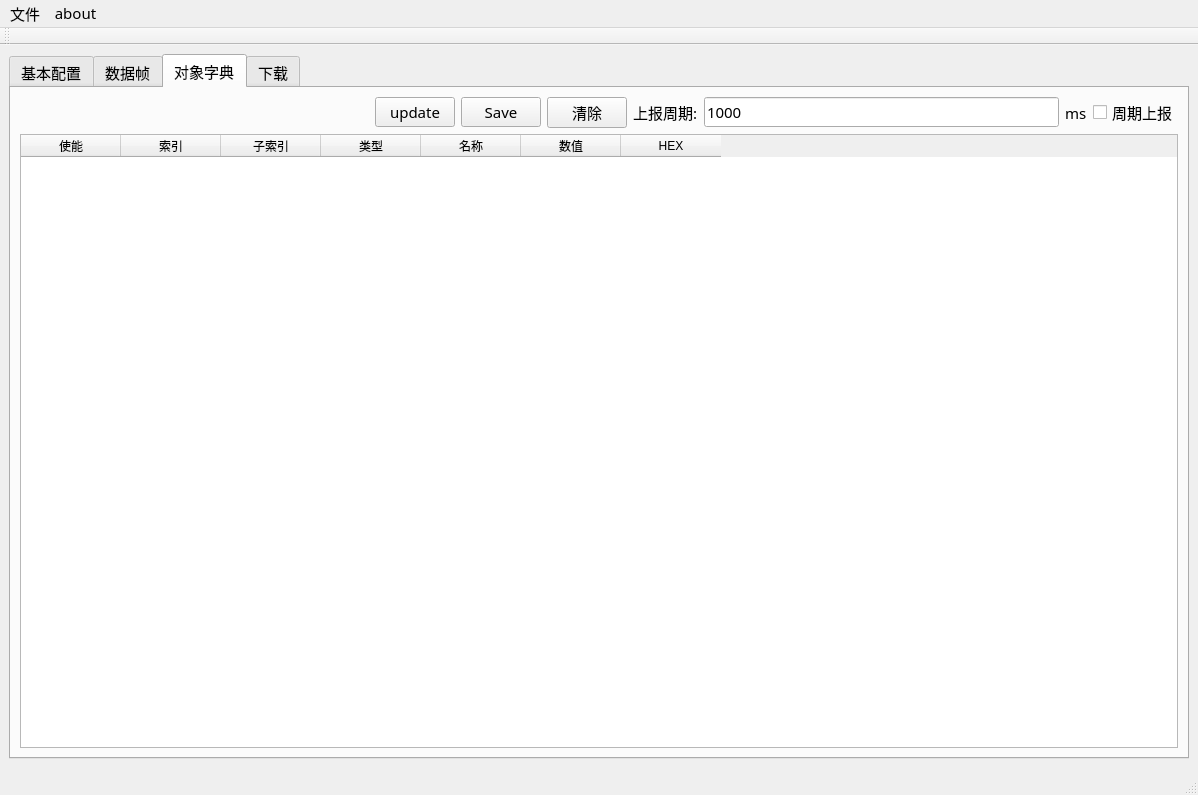
<?xml version="1.0" encoding="UTF-8"?>
<ui version="4.0">
 <class>MainWindow</class>
 <widget class="QMainWindow" name="MainWindow">
  <property name="geometry">
   <rect>
    <x>0</x>
    <y>0</y>
    <width>1198</width>
    <height>795</height>
   </rect>
  </property>
  <property name="font">
   <font>
    <family>仿宋</family>
    <pointsize>11</pointsize>
   </font>
  </property>
  <property name="windowTitle">
   <string>安全控制器监控系统</string>
  </property>
  <widget class="QWidget" name="centralwidget">
   <layout class="QGridLayout" name="gridLayout">
    <item row="1" column="0">
     <widget class="QTabWidget" name="tabWidget">
      <property name="currentIndex">
       <number>2</number>
      </property>
      <widget class="QWidget" name="tab_4">
       <attribute name="title">
        <string>基本配置</string>
       </attribute>
       <layout class="QHBoxLayout" name="horizontalLayout_9">
        <item>
         <layout class="QVBoxLayout" name="verticalLayout_4">
          <item>
           <spacer name="verticalSpacer_2">
            <property name="orientation">
             <enum>Qt::Vertical</enum>
            </property>
            <property name="sizeHint" stdset="0">
             <size>
              <width>20</width>
              <height>211</height>
             </size>
            </property>
           </spacer>
          </item>
          <item>
           <layout class="QHBoxLayout" name="horizontalLayout_5">
            <item>
             <widget class="QLabel" name="label_9">
              <property name="text">
               <string>设  备：</string>
              </property>
             </widget>
            </item>
            <item>
             <widget class="QComboBox" name="comboBox_2">
              <item>
               <property name="text">
                <string>USBCAN-2I/2</string>
               </property>
              </item>
              <item>
               <property name="text">
                <string>USBCN-I/I+</string>
               </property>
              </item>
              <item>
               <property name="text">
                <string>CANalyst-II</string>
               </property>
              </item>
             </widget>
            </item>
           </layout>
          </item>
          <item>
           <layout class="QHBoxLayout" name="horizontalLayout_6">
            <item>
             <widget class="QLabel" name="label_6">
              <property name="text">
               <string>波特率：</string>
              </property>
             </widget>
            </item>
            <item>
             <widget class="QComboBox" name="comboBox">
              <property name="currentText">
               <string>125kbs</string>
              </property>
              <item>
               <property name="text">
                <string>125kbs</string>
               </property>
              </item>
              <item>
               <property name="text">
                <string>250kbs</string>
               </property>
              </item>
              <item>
               <property name="text">
                <string>500kbs</string>
               </property>
              </item>
              <item>
               <property name="text">
                <string>800kbs</string>
               </property>
              </item>
              <item>
               <property name="text">
                <string>1000kbs</string>
               </property>
              </item>
             </widget>
            </item>
           </layout>
          </item>
          <item>
           <layout class="QHBoxLayout" name="horizontalLayout_7">
            <item>
             <widget class="QLabel" name="label_7">
              <property name="text">
               <string>通  道：</string>
              </property>
             </widget>
            </item>
            <item>
             <spacer name="horizontalSpacer_5">
              <property name="orientation">
               <enum>Qt::Horizontal</enum>
              </property>
              <property name="sizeHint" stdset="0">
               <size>
                <width>40</width>
                <height>20</height>
               </size>
              </property>
             </spacer>
            </item>
            <item>
             <widget class="QSpinBox" name="spinBox">
              <property name="maximum">
               <number>1</number>
              </property>
             </widget>
            </item>
           </layout>
          </item>
          <item>
           <layout class="QHBoxLayout" name="horizontalLayout_8">
            <item>
             <widget class="QLabel" name="label_8">
              <property name="text">
               <string>索  引：</string>
              </property>
             </widget>
            </item>
            <item>
             <spacer name="horizontalSpacer_6">
              <property name="orientation">
               <enum>Qt::Horizontal</enum>
              </property>
              <property name="sizeHint" stdset="0">
               <size>
                <width>40</width>
                <height>20</height>
               </size>
              </property>
             </spacer>
            </item>
            <item>
             <widget class="QSpinBox" name="spinBox_2">
              <property name="maximum">
               <number>3</number>
              </property>
             </widget>
            </item>
           </layout>
          </item>
          <item>
           <layout class="QHBoxLayout" name="horizontalLayout">
            <item>
             <spacer name="horizontalSpacer">
              <property name="orientation">
               <enum>Qt::Horizontal</enum>
              </property>
              <property name="sizeHint" stdset="0">
               <size>
                <width>40</width>
                <height>20</height>
               </size>
              </property>
             </spacer>
            </item>
            <item>
             <widget class="QPushButton" name="pushButton_Connect">
              <property name="text">
               <string>connect</string>
              </property>
             </widget>
            </item>
            <item>
             <widget class="QPushButton" name="pushButton_start">
              <property name="text">
               <string>start</string>
              </property>
             </widget>
            </item>
           </layout>
          </item>
          <item>
           <spacer name="verticalSpacer_3">
            <property name="orientation">
             <enum>Qt::Vertical</enum>
            </property>
            <property name="sizeHint" stdset="0">
             <size>
              <width>20</width>
              <height>211</height>
             </size>
            </property>
           </spacer>
          </item>
         </layout>
        </item>
        <item>
         <spacer name="horizontalSpacer_8">
          <property name="orientation">
           <enum>Qt::Horizontal</enum>
          </property>
          <property name="sizeHint" stdset="0">
           <size>
            <width>567</width>
            <height>20</height>
           </size>
          </property>
         </spacer>
        </item>
       </layout>
      </widget>
      <widget class="QWidget" name="tab">
       <attribute name="title">
        <string>数据帧</string>
       </attribute>
       <layout class="QVBoxLayout" name="verticalLayout_2">
        <item>
         <layout class="QHBoxLayout" name="horizontalLayout_3">
          <item>
           <widget class="QLabel" name="label">
            <property name="text">
             <string>MIN:0x</string>
            </property>
           </widget>
          </item>
          <item>
           <widget class="QLineEdit" name="lineEdit_filter_min">
            <property name="text">
             <string>0</string>
            </property>
           </widget>
          </item>
          <item>
           <spacer name="horizontalSpacer_3">
            <property name="orientation">
             <enum>Qt::Horizontal</enum>
            </property>
            <property name="sizeHint" stdset="0">
             <size>
              <width>40</width>
              <height>20</height>
             </size>
            </property>
           </spacer>
          </item>
          <item>
           <widget class="QLabel" name="label_4">
            <property name="text">
             <string>MAX:0x</string>
            </property>
           </widget>
          </item>
          <item>
           <widget class="QLineEdit" name="lineEdit_filter_max">
            <property name="text">
             <string>FFFF</string>
            </property>
           </widget>
          </item>
         </layout>
        </item>
        <item>
         <widget class="QTableWidget" name="tableWidget_Frame">
          <column>
           <property name="text">
            <string>序号</string>
           </property>
          </column>
          <column>
           <property name="text">
            <string>时间标识</string>
           </property>
           <property name="font">
            <font>
             <weight>50</weight>
             <bold>false</bold>
            </font>
           </property>
          </column>
          <column>
           <property name="text">
            <string>方向</string>
           </property>
          </column>
          <column>
           <property name="text">
            <string>帧ID</string>
           </property>
           <property name="font">
            <font>
             <weight>50</weight>
             <bold>false</bold>
            </font>
           </property>
          </column>
          <column>
           <property name="text">
            <string>数据长度</string>
           </property>
           <property name="font">
            <font>
             <weight>50</weight>
             <bold>false</bold>
            </font>
           </property>
          </column>
          <column>
           <property name="text">
            <string>数据（十六进制）</string>
           </property>
           <property name="font">
            <font>
             <weight>50</weight>
             <bold>false</bold>
            </font>
           </property>
          </column>
         </widget>
        </item>
       </layout>
      </widget>
      <widget class="QWidget" name="tab_2">
       <attribute name="title">
        <string>对象字典</string>
       </attribute>
       <layout class="QVBoxLayout" name="verticalLayout">
        <item>
         <layout class="QHBoxLayout" name="horizontalLayout_2">
          <item>
           <spacer name="horizontalSpacer_2">
            <property name="orientation">
             <enum>Qt::Horizontal</enum>
            </property>
            <property name="sizeHint" stdset="0">
             <size>
              <width>40</width>
              <height>20</height>
             </size>
            </property>
           </spacer>
          </item>
          <item>
           <widget class="QPushButton" name="pushButton_update">
            <property name="text">
             <string>update</string>
            </property>
           </widget>
          </item>
          <item>
           <widget class="QPushButton" name="pushButton_save">
            <property name="text">
             <string>Save</string>
            </property>
           </widget>
          </item>
          <item>
           <widget class="QPushButton" name="pushButton_clear">
            <property name="text">
             <string>清除</string>
            </property>
           </widget>
          </item>
          <item>
           <widget class="QLabel" name="label_3">
            <property name="text">
             <string>上报周期:</string>
            </property>
           </widget>
          </item>
          <item>
           <widget class="QLineEdit" name="lineEdit_UploadPeriod">
            <property name="text">
             <string>1000</string>
            </property>
           </widget>
          </item>
          <item>
           <widget class="QLabel" name="label_2">
            <property name="text">
             <string>ms</string>
            </property>
           </widget>
          </item>
          <item>
           <widget class="QCheckBox" name="checkBox_Upload">
            <property name="text">
             <string>周期上报</string>
            </property>
           </widget>
          </item>
         </layout>
        </item>
        <item>
         <widget class="QTableWidget" name="tableWidget_Info">
          <column>
           <property name="text">
            <string>使能</string>
           </property>
          </column>
          <column>
           <property name="text">
            <string>索引</string>
           </property>
          </column>
          <column>
           <property name="text">
            <string>子索引</string>
           </property>
          </column>
          <column>
           <property name="text">
            <string>类型</string>
           </property>
          </column>
          <column>
           <property name="text">
            <string>名称</string>
           </property>
          </column>
          <column>
           <property name="text">
            <string>数值</string>
           </property>
          </column>
          <column>
           <property name="text">
            <string>HEX</string>
           </property>
          </column>
         </widget>
        </item>
       </layout>
      </widget>
      <widget class="QWidget" name="tab_3">
       <attribute name="title">
        <string>下载</string>
       </attribute>
       <layout class="QVBoxLayout" name="verticalLayout_3">
        <item>
         <layout class="QHBoxLayout" name="horizontalLayout_4">
          <item>
           <widget class="QLabel" name="label_5">
            <property name="text">
             <string>下载文件:</string>
            </property>
           </widget>
          </item>
          <item>
           <widget class="QLineEdit" name="lineEdit_opendir"/>
          </item>
          <item>
           <spacer name="horizontalSpacer_4">
            <property name="orientation">
             <enum>Qt::Horizontal</enum>
            </property>
            <property name="sizeHint" stdset="0">
             <size>
              <width>40</width>
              <height>20</height>
             </size>
            </property>
           </spacer>
          </item>
          <item>
           <widget class="QPushButton" name="pushButton_open">
            <property name="text">
             <string>open</string>
            </property>
           </widget>
          </item>
          <item>
           <widget class="QPushButton" name="pushButton_upgrade">
            <property name="text">
             <string>upgrade</string>
            </property>
           </widget>
          </item>
         </layout>
        </item>
        <item>
         <widget class="QProgressBar" name="progressBar_upgrade">
          <property name="value">
           <number>24</number>
          </property>
         </widget>
        </item>
        <item>
         <spacer name="verticalSpacer">
          <property name="orientation">
           <enum>Qt::Vertical</enum>
          </property>
          <property name="sizeHint" stdset="0">
           <size>
            <width>20</width>
            <height>40</height>
           </size>
          </property>
         </spacer>
        </item>
       </layout>
      </widget>
     </widget>
    </item>
   </layout>
  </widget>
  <widget class="QMenuBar" name="menubar">
   <property name="geometry">
    <rect>
     <x>0</x>
     <y>0</y>
     <width>1198</width>
     <height>26</height>
    </rect>
   </property>
   <widget class="QMenu" name="menu">
    <property name="title">
     <string>文件</string>
    </property>
   </widget>
   <widget class="QMenu" name="menu_2">
    <property name="title">
     <string>about</string>
    </property>
    <addaction name="actionV0_2"/>
   </widget>
   <addaction name="menu"/>
   <addaction name="menu_2"/>
  </widget>
  <widget class="QStatusBar" name="statusbar"/>
  <widget class="QToolBar" name="toolBar">
   <property name="windowTitle">
    <string>toolBar</string>
   </property>
   <attribute name="toolBarArea">
    <enum>TopToolBarArea</enum>
   </attribute>
   <attribute name="toolBarBreak">
    <bool>false</bool>
   </attribute>
  </widget>
  <action name="actionstep">
   <property name="text">
    <string>步进值</string>
   </property>
  </action>
  <action name="action_setup">
   <property name="text">
    <string>stop</string>
   </property>
  </action>
  <action name="actionGIS">
   <property name="text">
    <string>GIS地图</string>
   </property>
  </action>
  <action name="action_Connect">
   <property name="text">
    <string>connect</string>
   </property>
  </action>
  <action name="actionV0_2">
   <property name="text">
    <string>v0.0.1.1</string>
   </property>
  </action>
 </widget>
 <resources/>
 <connections/>
</ui>
